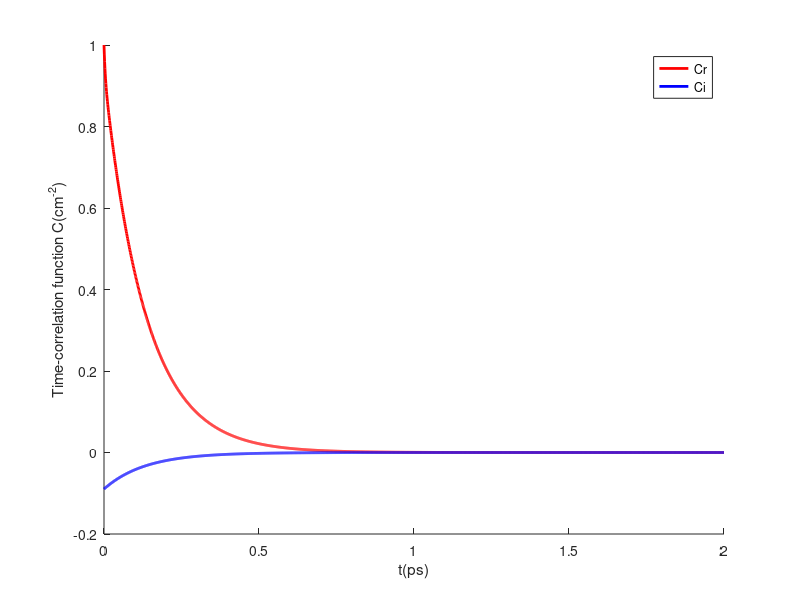
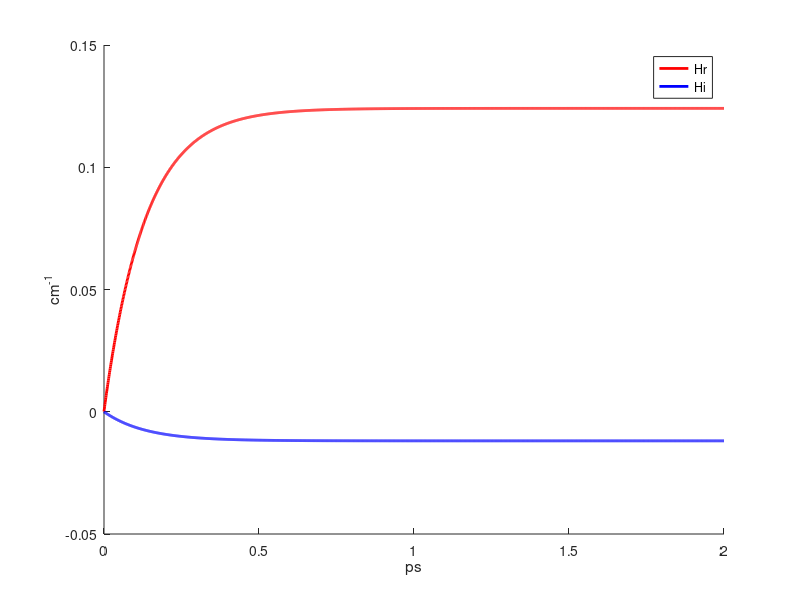
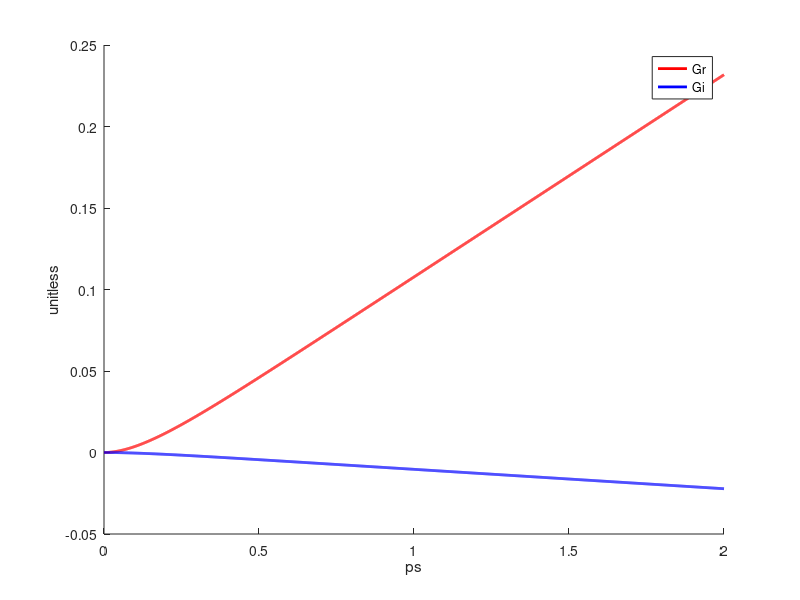

Write the MATLAB code that produced these figures, in order.
cd% Drude-Lorentz model time correlation funciton
% Bi-exponetial fitting
% J(w) = 2*lambda*gamma*w/(w^2+gamma^2)
% all unit are cm

% trans unit factor
CM2FS = 5308.8;

% init params
T = 300; % K
k = 1.38064852E-23; % Boltzmann constant (m2 kg s-2 K-1)
beta =  1/k/T/5.03445e22 ;% unit: cm
% Wu, J.,etc J. Phys. Chem. Lett. 2015, 1240–1245. parameter for LHCII
% monomer
% lambda = 85; % bath reorganization energy(cm-1)
% gamma  = 100.02; % cut-off frequency (cm-1), gamma^-1 = 53.08 fs

% Vladimir I. Novoderezhkin, Jan P. Dekker,and Rienk van Grondelle
% Biophys J. 2007 Aug 15; 93(4): 1293–1311.
% PSII reaction center
lambda = 70;
gamma = 40;

%% analytic form

%% bi-exponential aproximation
% Tian, B. L.; Ding, J. J.; Xu, R. X.; Yan, Y. 
% Biexponential Theory of Drude Dissipation via Hierarchical Quantum Master Equation. J. Chem. Phys. 2010, 133 (11), 1–6.
% C(t>0) ~ c1 exp(-r1 t) + c2 exp(-r2 t) + 2Δδ(t)
r1 = gamma;
r2 = sqrt(42)/beta;
Delta = beta*lambda*gamma/20;
c1 = (2*lambda/beta)*(1-10*(Delta/lambda)^2-2.45/((r2/r1)^2-1))-lambda*r1*1i;
c2 = 98*r2*Delta/(beta^2)/(r2^2-r1^2);

t = linspace(0,2000*(1/CM2FS),2000);
C = c1*exp(-r1*t)+c2*exp(-r2*t);
figure; hold on;
plot(t*CM2FS/1000,real(C)/real(C(1)),'r-','LineWidth',2);
plot(t*CM2FS/1000,imag(C)/real(C(1)),'b-','LineWidth',2);
xlabel('t(ps)');
ylabel('Time-correlation function C(cm^{-2})');
legend('Cr','Ci');
hold off;
%% H
H = (c1-c1*exp(-r1*t))/r1+(c2-c2*exp(-r2*t))/r2+Delta;

figure; hold on;
plot(t*CM2FS/1000,real(H)/real(C(1))/1000*CM2FS,'r-','LineWidth',2);
plot(t*CM2FS/1000,imag(H)/real(C(1))/1000*CM2FS,'b-','LineWidth',2);
xlabel('ps');
ylabel('cm^{-1}');
legend('Hr','Hi');
hold off;
%% G
G = c1*(-1+exp(-r1*t))/r1^2+c2*(-1+exp(-r2*t))/r2^2+c1*t/r1+c2*t/r2+Delta*t;

figure; hold on;
plot(t*CM2FS/1000,real(G)/real(C(1))/1e6*CM2FS*CM2FS,'r-','LineWidth',2);
plot(t*CM2FS/1000,imag(G)/real(C(1))/1e6*CM2FS*CM2FS,'b-','LineWidth',2);
xlabel('ps');
ylabel('unitless');
legend('Gr','Gi');
hold off;